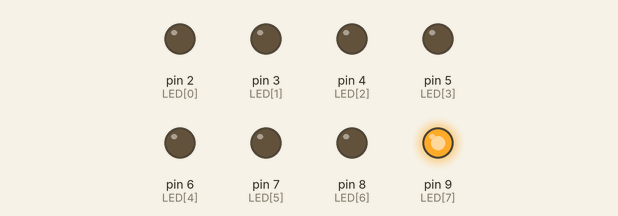
A sketch run on a simulated Arduino Uno, built with avr-gcc and run on an emulated ATmega328P. Parts: output pins drawn as LEDs (lit = HIGH). Random numbers use the default seed unless the sketch sets one.

Above: at 0.1 s.
At 5.1 s:
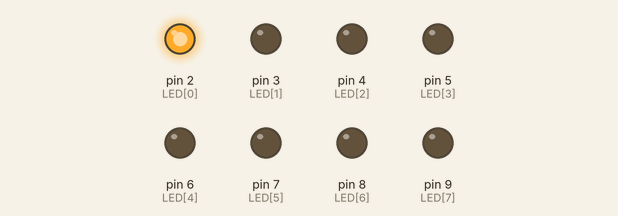
At 9.6 s:
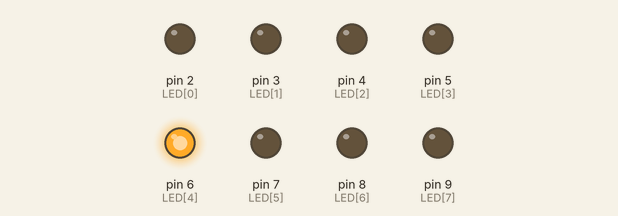
At 19.1 s:
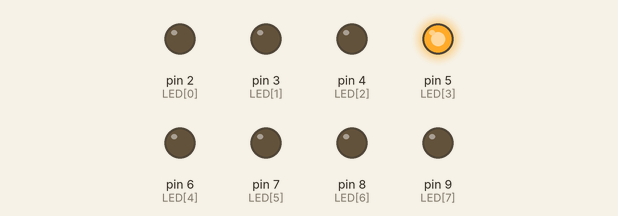
At 29.1 s:
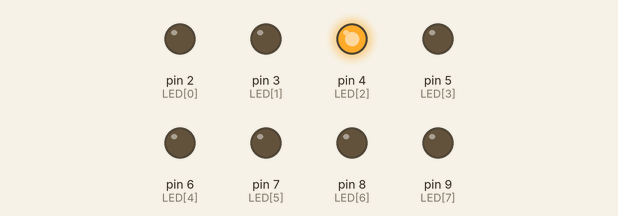
At 39.75 s:
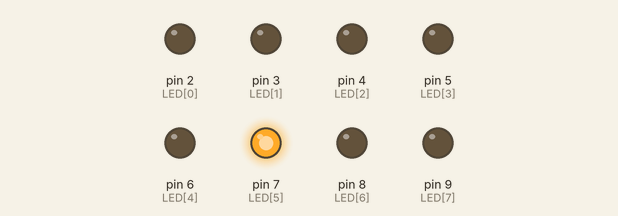
Timing chart, 0 to 40.0 s (numbered marks = the images above):
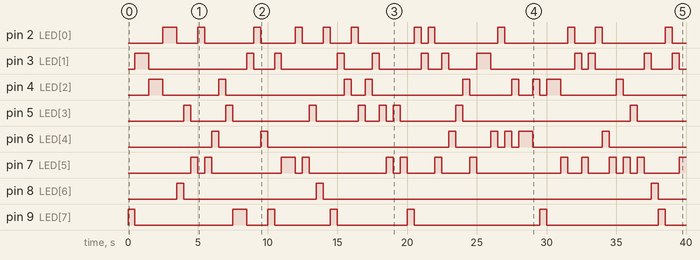

Measured:
- by itself, pin 2 (LED[0]): LOW → HIGH at 2.5 s, → LOW 1.0 s later, → HIGH 1.5 s later, → LOW 0.50 s later, … (24 changes in this stretch)
- by itself, pin 3 (LED[1]): LOW → HIGH at 0.50 s, → LOW 1.0 s later, → HIGH 7.0 s later, → LOW 0.50 s later, … (24 changes in this stretch)
- by itself, pin 4 (LED[2]): LOW → HIGH at 1.5 s, → LOW 1.0 s later, → HIGH 4.0 s later, → LOW 0.50 s later, … (18 changes in this stretch)
- by itself, pin 5 (LED[3]): LOW → HIGH at 4.0 s, → LOW 0.50 s later, → HIGH 2.5 s later, → LOW 0.50 s later, … (16 changes in this stretch)
- by itself, pin 6 (LED[4]): LOW → HIGH at 6.0 s, → LOW 0.50 s later, → HIGH 3.0 s later, → LOW 0.50 s later, … (14 changes in this stretch)
- by itself, pin 7 (LED[5]): LOW → HIGH at 4.5 s, → LOW 0.50 s later, → HIGH 0.50 s later, → LOW 0.50 s later, … (27 changes in this stretch)
- by itself, pin 8 (LED[6]): goes HIGH 0.50 s, LOW 9.5 s, HIGH 0.50 s, LOW 23.5 s, HIGH 0.50 s, then LOW
- by itself, pin 9 (LED[7]): LOW → HIGH at 0.00 s, → LOW 0.50 s later, → HIGH 7.0 s later, → LOW 1.0 s later, … (14 changes in this stretch)

The sketch:

led_random.ino
```cpp
int LED[ ]={2,3,4,5,6,7,8,9};
void setup() {
    for (int i=0 ;i<8;i++){
      pinMode(LED[i],OUTPUT);
      }
  // put your setup code here, to run once:

}

void loop() {
  int i;
  int ran;
  ran=random(8);
  digitalWrite(LED[ran], HIGH);
delay(500);
for(i=0;i<8;i++)digitalWrite(LED[i], LOW);
}
```
